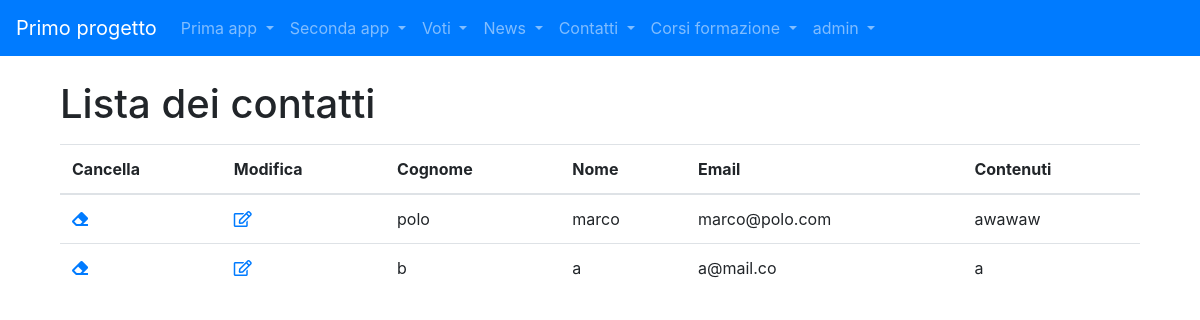
Page /contatti/lista (signed in) on the committed database.
### contatti/models.py (models this page shows)
class Contact(models.Model):
    first_name = models.CharField(max_length=100)
    last_name = models.CharField(max_length=100)
    email = models.EmailField(max_length=200)
    contents = models.TextField()

### contatti/views.py (the view)
# urls.py: path("lista", views.lista, name="lista"),
def lista(request: HttpRequest) -> HttpResponse:
    context = {"contacts": Contact.objects.all()}
    return render(request, "contatti_lista.html", context)

### contatti/templates/contatti_lista.html (shortened to what this page needs)
{% extends 'base.html'%}
{% load crispy_forms_tags %}
{%block content%}
<div class="container">
    <h1>Lista dei contatti</h1>
    <p>
    <table class="table">
        <thead>
            <tr>
                {% if request.user.is_authenticated %}
                <th>Cancella</th>
                <th>Modifica</th>
                {% endif %}
                <th>Cognome</th>
                <th>Nome</th>
                <th>Email</th>
                <th>Contenuti</th>
            </tr>
        </thead>
    {% for contact in contacts %}
        <tr>
            {% if request.user.is_authenticated %}
            <td><a href="{% url 'contatti:elimina-contatto' c.pk %}"><i class="fas fa-eraser"></i></a></td>
            <td><a href="{% url 'contatti:modifica-contatto' c.pk %}"><i class="far fa-edit"></i></a></td>
            {% endif %}
            <td>{{contact.last_name}}</td>
            <td>{{contact.first_name}}</td>
            <td>{{contact.email}}</td>
            <td>{{contact.contents}}</td>
        </tr>
    {% endfor %}
      </table>
    </p>
</div>
{%endblock content%}

### templates/base.html (shortened to what this page needs)
{% load static %}
<!doctype html>
<html lang="en">
  <head>
    <link rel="stylesheet" href="https://cdnjs.cloudflare.com/ajax/libs/font-awesome/5.15.4/css/all.min.css">
    <link rel="stylesheet" href="https://cdn.jsdelivr.net/npm/bootstrap@4.5.3/dist/css/bootstrap.min.css">
  </head>
  <body>
        <nav class="navbar navbar-expand-lg navbar-dark bg-primary">
              <a class="navbar-brand" href="/">Primo progetto</a>
                  <div class="collapse navbar-collapse" id="navbarSupportedContent">
    <ul class="navbar-nav mr-auto">
        <li class="nav-item dropdown">
        <a class="nav-link dropdown-toggle" href="#" id="navbarDropdown" role="button" data-toggle="dropdown" aria-haspopup="true" aria-expanded="false">
          Prima app
        </a>
      </li>
        <li class="nav-item dropdown">
        <a class="nav-link dropdown-toggle" href="#" id="navbarDropdown" role="button" data-toggle="dropdown" aria-haspopup="true" aria-expanded="false">
          Seconda app
        </a>
      </li>
        <li class="nav-item dropdown">
        <a class="nav-link dropdown-toggle" href="#" id="navbarDropdown" role="button" data-toggle="dropdown" aria-haspopup="true" aria-expanded="false">
            Voti
        </a>
      </li>
        <li class="nav-item dropdown">
        <a class="nav-link dropdown-toggle" href="#" id="navbarDropdown" role="button" data-toggle="dropdown" aria-haspopup="true" aria-expanded="false">
          News
        </a>
        <li class="nav-item dropdown">
        <a class="nav-link dropdown-toggle" href="#" id="navbarDropdown" role="button" data-toggle="dropdown" aria-haspopup="true" aria-expanded="false">
          Contatti
        </a>
      </li>
      </li>
        <li class="nav-item dropdown">
        <a class="nav-link dropdown-toggle" href="#" id="navbarDropdown" role="button" data-toggle="dropdown" aria-haspopup="true" aria-expanded="false">
          Corsi formazione
        </a>
      </li>
      {% if request.user.is_authenticated %}
      <li class="nav-item dropdown">
        <a href="#" class="nav-link dropdown-toggle" id="navbarDropdown" role="button" data-toggle="dropdown">
          {{ request.user.username }}
        </a>
      </li>
      {% endif %}
    </ul>
  </div>
        </nav>
        <div class="container my-4">
            {% block content %}
            {% endblock content %}
        </div>
  </body>
</html>

### rows in the picture
Contact: last_name "polo", first_name "marco", email "marco@polo.com", contents "awawaw"
Contact: last_name "b", first_name "a", email "a@mail.co", contents "a"

### other values in the picture
{{ request.user.username }} "admin"
